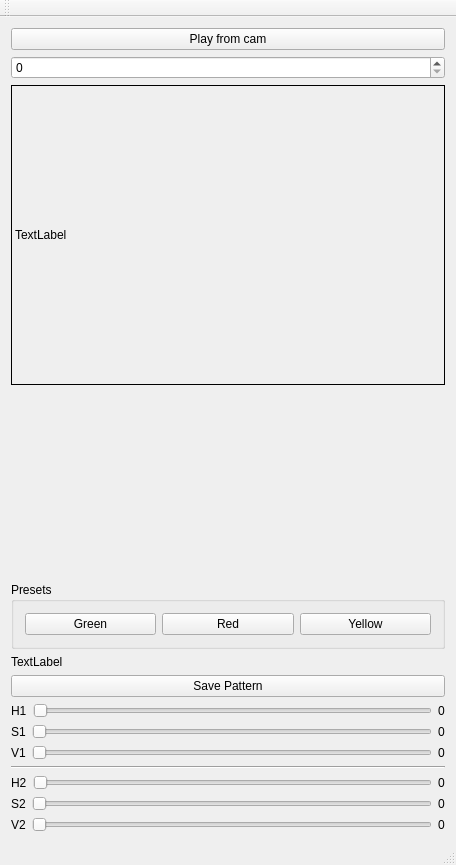
<?xml version="1.0" encoding="UTF-8"?>
<ui version="4.0">
 <class>MainWindow</class>
 <widget class="QMainWindow" name="MainWindow">
  <property name="geometry">
   <rect>
    <x>0</x>
    <y>0</y>
    <width>456</width>
    <height>865</height>
   </rect>
  </property>
  <property name="windowTitle">
   <string>MainWindow</string>
  </property>
  <widget class="QWidget" name="centralWidget">
   <layout class="QVBoxLayout" name="verticalLayout_2">
    <item>
     <layout class="QVBoxLayout" name="verticalLayout">
      <item>
       <widget class="QPushButton" name="pushButton">
        <property name="text">
         <string>Play from cam</string>
        </property>
       </widget>
      </item>
      <item>
       <widget class="QSpinBox" name="spinBox">
        <property name="maximum">
         <number>1</number>
        </property>
       </widget>
      </item>
      <item>
       <widget class="QLabel" name="img">
        <property name="sizePolicy">
         <sizepolicy hsizetype="Ignored" vsizetype="Ignored">
          <horstretch>0</horstretch>
          <verstretch>0</verstretch>
         </sizepolicy>
        </property>
        <property name="minimumSize">
         <size>
          <width>300</width>
          <height>300</height>
         </size>
        </property>
        <property name="baseSize">
         <size>
          <width>300</width>
          <height>400</height>
         </size>
        </property>
        <property name="frameShape">
         <enum>QFrame::Box</enum>
        </property>
        <property name="text">
         <string>TextLabel</string>
        </property>
       </widget>
      </item>
     </layout>
    </item>
    <item>
     <spacer name="verticalSpacer">
      <property name="orientation">
       <enum>Qt::Vertical</enum>
      </property>
      <property name="sizeHint" stdset="0">
       <size>
        <width>20</width>
        <height>40</height>
       </size>
      </property>
     </spacer>
    </item>
    <item>
     <widget class="QGroupBox" name="groupBox">
      <property name="title">
       <string>Presets</string>
      </property>
      <layout class="QHBoxLayout" name="horizontalLayout_7">
       <item>
        <widget class="QPushButton" name="pushButton_3">
         <property name="text">
          <string>Green</string>
         </property>
        </widget>
       </item>
       <item>
        <widget class="QPushButton" name="pushButton_4">
         <property name="text">
          <string>Red</string>
         </property>
        </widget>
       </item>
       <item>
        <widget class="QPushButton" name="pushButton_5">
         <property name="text">
          <string>Yellow</string>
         </property>
        </widget>
       </item>
      </layout>
     </widget>
    </item>
    <item>
     <widget class="QLabel" name="label">
      <property name="text">
       <string>TextLabel</string>
      </property>
     </widget>
    </item>
    <item>
     <widget class="QPushButton" name="pushButton_2">
      <property name="text">
       <string>Save Pattern</string>
      </property>
     </widget>
    </item>
    <item>
     <layout class="QHBoxLayout" name="horizontalLayout">
      <item>
       <widget class="QLabel" name="label_2">
        <property name="text">
         <string>H1</string>
        </property>
       </widget>
      </item>
      <item>
       <widget class="QSlider" name="horizontalSlider">
        <property name="maximum">
         <number>255</number>
        </property>
        <property name="orientation">
         <enum>Qt::Horizontal</enum>
        </property>
       </widget>
      </item>
      <item>
       <widget class="QLabel" name="val_h1">
        <property name="text">
         <string>0</string>
        </property>
       </widget>
      </item>
     </layout>
    </item>
    <item>
     <layout class="QHBoxLayout" name="horizontalLayout_2">
      <item>
       <widget class="QLabel" name="label_3">
        <property name="text">
         <string>S1</string>
        </property>
       </widget>
      </item>
      <item>
       <widget class="QSlider" name="horizontalSlider_2">
        <property name="maximum">
         <number>255</number>
        </property>
        <property name="orientation">
         <enum>Qt::Horizontal</enum>
        </property>
       </widget>
      </item>
      <item>
       <widget class="QLabel" name="val_s1">
        <property name="text">
         <string>0</string>
        </property>
       </widget>
      </item>
     </layout>
    </item>
    <item>
     <layout class="QHBoxLayout" name="horizontalLayout_3">
      <item>
       <widget class="QLabel" name="label_4">
        <property name="text">
         <string>V1</string>
        </property>
       </widget>
      </item>
      <item>
       <widget class="QSlider" name="horizontalSlider_3">
        <property name="maximum">
         <number>255</number>
        </property>
        <property name="orientation">
         <enum>Qt::Horizontal</enum>
        </property>
       </widget>
      </item>
      <item>
       <widget class="QLabel" name="val_v1">
        <property name="text">
         <string>0</string>
        </property>
       </widget>
      </item>
     </layout>
    </item>
    <item>
     <widget class="Line" name="line">
      <property name="orientation">
       <enum>Qt::Horizontal</enum>
      </property>
     </widget>
    </item>
    <item>
     <layout class="QHBoxLayout" name="horizontalLayout_4">
      <item>
       <widget class="QLabel" name="label_5">
        <property name="text">
         <string>H2</string>
        </property>
       </widget>
      </item>
      <item>
       <widget class="QSlider" name="horizontalSlider_4">
        <property name="maximum">
         <number>255</number>
        </property>
        <property name="orientation">
         <enum>Qt::Horizontal</enum>
        </property>
       </widget>
      </item>
      <item>
       <widget class="QLabel" name="val_h2">
        <property name="text">
         <string>0</string>
        </property>
       </widget>
      </item>
     </layout>
    </item>
    <item>
     <layout class="QHBoxLayout" name="horizontalLayout_5">
      <item>
       <widget class="QLabel" name="label_6">
        <property name="text">
         <string>S2</string>
        </property>
       </widget>
      </item>
      <item>
       <widget class="QSlider" name="horizontalSlider_5">
        <property name="maximum">
         <number>255</number>
        </property>
        <property name="orientation">
         <enum>Qt::Horizontal</enum>
        </property>
       </widget>
      </item>
      <item>
       <widget class="QLabel" name="val_s2">
        <property name="text">
         <string>0</string>
        </property>
       </widget>
      </item>
     </layout>
    </item>
    <item>
     <layout class="QHBoxLayout" name="horizontalLayout_6">
      <item>
       <widget class="QLabel" name="label_7">
        <property name="text">
         <string>V2</string>
        </property>
       </widget>
      </item>
      <item>
       <widget class="QSlider" name="horizontalSlider_6">
        <property name="maximum">
         <number>255</number>
        </property>
        <property name="orientation">
         <enum>Qt::Horizontal</enum>
        </property>
       </widget>
      </item>
      <item>
       <widget class="QLabel" name="val_v2">
        <property name="text">
         <string>0</string>
        </property>
       </widget>
      </item>
     </layout>
    </item>
   </layout>
  </widget>
  <widget class="QMenuBar" name="menuBar">
   <property name="geometry">
    <rect>
     <x>0</x>
     <y>0</y>
     <width>456</width>
     <height>22</height>
    </rect>
   </property>
  </widget>
  <widget class="QToolBar" name="mainToolBar">
   <attribute name="toolBarArea">
    <enum>TopToolBarArea</enum>
   </attribute>
   <attribute name="toolBarBreak">
    <bool>false</bool>
   </attribute>
  </widget>
  <widget class="QStatusBar" name="statusBar"/>
 </widget>
 <layoutdefault spacing="6" margin="11"/>
 <resources/>
 <connections/>
</ui>
